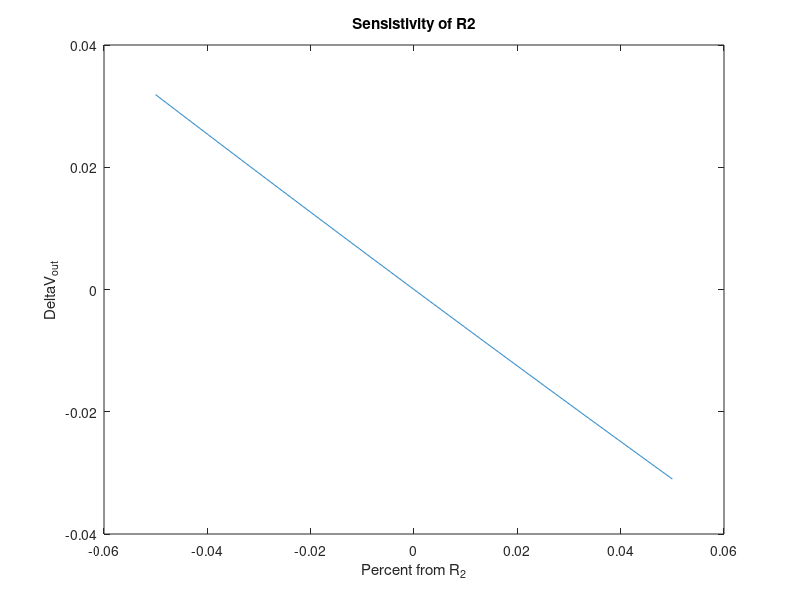
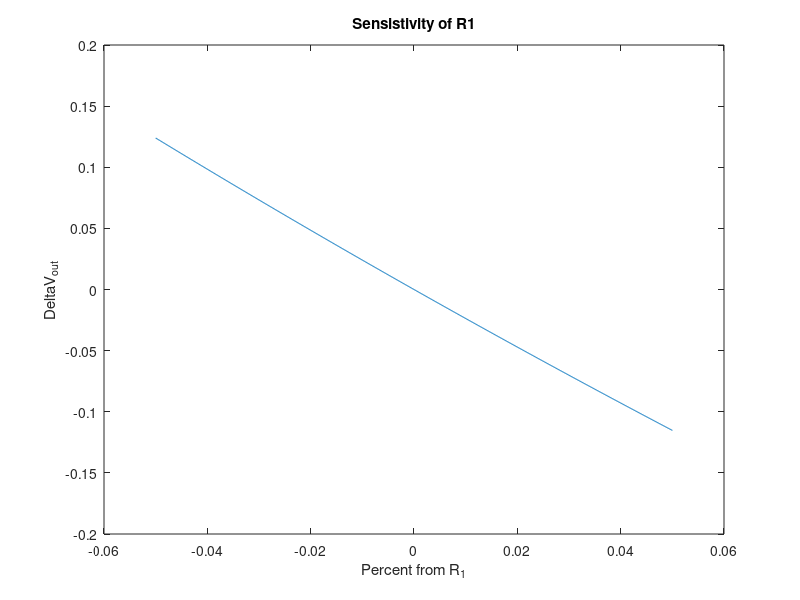
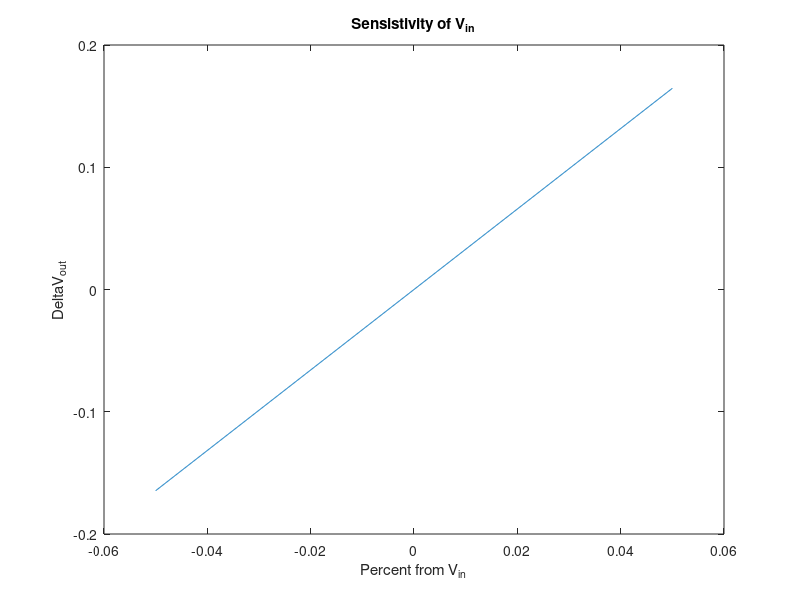

The MATLAB script that drew these images, in order:
R_1 = 50*10^3;
R_2 = 18.9*10^3;
ratio = 0.378;
V_in = 12;

disp("V_div");
V_cor = V_in*(R_2)/(R_1 + R_2)

delta_R1 = R_1*(0.95);
delta_R2 = R_2*(1.05);
V_max = V_in*(delta_R2)/(delta_R2 + delta_R1);
disp("V_max R1*0.95 R2*1.05: "+V_max);

delta_R1 = R_1*(1.05);
delta_R2 = R_2*(0.95);
V_min = V_in*(delta_R2)/(delta_R1 + delta_R2);
disp("V_min R1*1.05 R2*1.05: "+V_min);

errorMax = abs(V_max - V_cor)/V_cor*100
errorMin = abs(V_min - V_cor)/V_cor*100

avg = (errorMax + errorMin)/2;

% _________________
percent = -0.05:0.0001:0.05;
deltaR2 = percent*R_2;
V_mod_R2 = zeros(1, length(deltaR2));
for i=1:length(deltaR2)    
    V_mod_R2(i) = (V_in*R_2+deltaR2(i))/(R_1 + (R_2+deltaR2(i)));
end
V_out = V_in*R_2/(R_1 + R_2);

figure(1);
change = V_mod_R2-V_out;
rate = change(4) - change(3)
disp("Sensitivity of R2: "+rate);
plot(percent,change);
title("Sensistivity of R2");
xlabel("Percent from R_2");
ylabel("\DeltaV_{out}");


%___________________
percent = -0.05:0.0001:0.05;
deltaR1 = percent*R_1;
V_mod_Vin = zeros(1, length(deltaR1));
for i=1:length(deltaR1)    
    V_mod_Vin(i) = (V_in*R_2)/((R_1+deltaR1(i)) + (R_2));
end
V_out = V_in*R_2/(R_1 + R_2);

figure(2);
change = V_mod_Vin-V_out;
plot(percent,change);
title("Sensistivity of R1");
xlabel("Percent from R_1");
ylabel("\DeltaV_{out}");


% _________________
percent = -0.05:0.0001:0.05;
deltaR2 = percent*R_2;
V_mod_R2 = zeros(1, length(deltaR2));
for i=1:length(deltaR2)    
    V_mod_R2(i) = (V_in*R_2+deltaR2(i))/(R_1 + (R_2+deltaR2(i)));
end
V_out = V_in*R_2/(R_1 + R_2);

figure(1);
change = V_mod_R2-V_out;
plot(percent,change);
title("Sensistivity of R2");
xlabel("Percent from R_2");
ylabel("\DeltaV_{out}");


%___________________
percent = -0.05:0.0001:0.05;
deltaVIN = percent*V_in;
V_mod_Vin = zeros(1, length(deltaR1));
for i=1:length(deltaR1)    
    V_mod_Vin(i) = (V_in + deltaVIN(i)) * R_2/(R_1 + R_2);
end
V_out = V_in*R_2/(R_1 + R_2);

figure(3);
change = V_mod_Vin-V_out;

plot(percent,change);
title("Sensistivity of V_{in}");
xlabel("Percent from V_{in}");
ylabel("\DeltaV_{out}");
